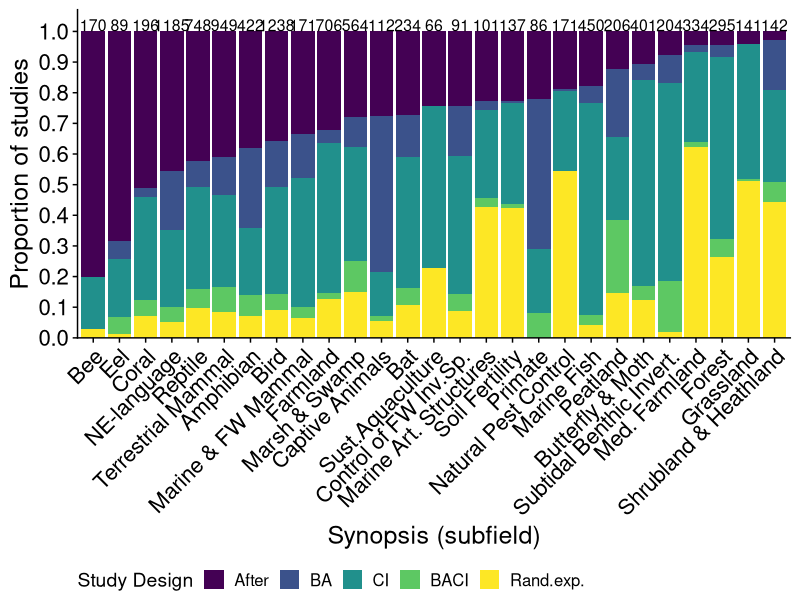
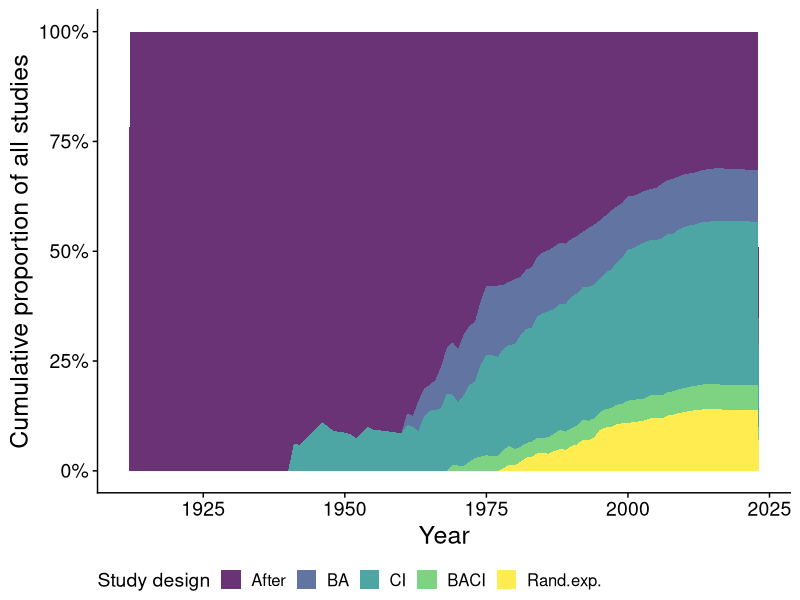

Write R code to recreate these figures, in order.
#######################################################################################################
############################# Code for creating plots of basic analyses ###############################
#######################################################################################################

# Load libraries
library(tidyverse)
library(dplyr)
library(readxl)
library(ggplot2)
library(viridis)
library(cowplot)
library(tidyr)

df <- read_xlsx("CE_Database_Publication.xlsx")  # Load your dataset
df_ne <- read_xlsx("NonEnglish_Database_Publication.xlsx")

str(df)
str(df_ne)

# Convert categorical variables to factors
df$synopsis <- as.factor(df$synopsis)

df$study.design <- as.factor(df$study.design)
df_ne$study.design <- as.factor(df_ne$Study_design)

df$country <- as.character(df$country)
df_ne$country <- as.character(df_ne$Country)

df$continent <- as.factor(df$continent)
df_ne$continent <- as.factor(df_ne$Continent)

unique(df$country)
unique(df_ne$country)
unique(df$continent)
unique(df_ne$continent)

# Ensure year and lat/long is numeric
df$year <- as.numeric(as.character(df$year))
df_ne$year <- as.numeric(as.character(df_ne$Year))

df$lat <- as.numeric(as.character(df$lat))
df$long <- as.numeric(as.character(df$long))

df_ne$lat <- as.numeric(as.character(df_ne$Lat))
df_ne$long <- as.numeric(as.character(df_ne$Long))

length(unique(df$study.ID))
df_ne <- df_ne %>% rename(study.ID = `Paper ID`)
length(unique(df_ne$study.ID))


df -> df_analysis
df_ne -> df_ne_analysis

# recode study design names
df_analysis$study.design.grouped <- dplyr::recode(df_analysis$study.design,
                                                  'After' = 'After',
                                                  'Before-After' = 'BA',
                                                  'BACI' = 'BACI',
                                                  'R-BACI' = 'Rand.exp.',
                                                  'Paired BACI' = 'BACI',
                                                  'Paired R-BACI' = 'Rand.exp.',
                                                  'Control-Impact' = 'CI',
                                                  'Paired Control-Impact' = 'CI',
                                                  'RCT' = 'Rand.exp.',
                                                  'Paired RCT' = 'Rand.exp.'
)

df_analysis <- droplevels(df_analysis)
unique(df_analysis$study.design.grouped)

unique(df_ne_analysis$study.design)
df_ne_analysis$study.design.grouped <- dplyr::recode(df_ne_analysis$study.design,
                                                     'After' = 'After',
                                                     'Before-After' = 'BA',
                                                     'Control-Impact' = 'CI',
                                                     'BACI' = 'BACI',
                                                     'RCT' = 'Rand.exp.'
)
df_ne_analysis <- droplevels(df_ne_analysis)

unique(df_ne_analysis$study.design.grouped)

#relevel factors
df_analysis$study.design.grouped <- factor(df_analysis$study.design.grouped,
                                           levels = c("After", "BA", "CI", "BACI", "Rand.exp."))

df_analysis <- droplevels(df_analysis)

df_ne_analysis$study.design.grouped <- factor(df_ne_analysis$study.design.grouped,
                                              levels = c("After", "BA", "CI", "BACI", "Rand.exp."))

df_ne_analysis <- droplevels(df_ne_analysis)

unique(df_ne_analysis$study.design.grouped)
unique(df_analysis$study.design.grouped)

#check non-E languages
unique(df_ne_analysis$Language)

#select key data
df_analysis_short <- df_analysis %>% select(study.ID, synopsis, year, study.design.grouped, continent, country, lat, long)
df_ne_analysis$synopsis <- "Non-English language"
df_ne_analysis_short <- df_ne_analysis %>% select(study.ID, year, synopsis, study.design.grouped, continent, country, lat, long)
str(df_analysis_short)
str(df_ne_analysis_short)

#combine into one dataset
df_analysis_all <- rbind(df_analysis_short, df_ne_analysis_short)
unique(df_analysis_all$study.design.grouped)
str(df_analysis_all)


###################################################################################################
############################## BUILD PLOTS ########################################################
###################################################################################################


# calculate the proportion of each study design within each synopsis,
# and also gets the total number of studies for each synopsis.
plot_data <- df_analysis_all %>%
  # Count the occurrences of each study design within each synopsis
  count(synopsis, study.design.grouped, name = "n_studies") %>%
  
  # Group by synopsis to calculate proportions and totals
  group_by(synopsis) %>%
  mutate(
    proportion = n_studies / sum(n_studies),
    total_studies = sum(n_studies)
  ) %>%
  ungroup()

#remove words after 'conservation' (including the word conservation) in synopsis for plotting
plot_data$synopsis <- gsub(" Conservation.*", "", plot_data$synopsis)

#shorten some long synopsis names
plot_data$synopsis <- gsub("Management of ", "", plot_data$synopsis)
plot_data$synopsis <- gsub(" and ", " & ", plot_data$synopsis)
plot_data$synopsis <- gsub("Freshwater", "FW", plot_data$synopsis)
plot_data$synopsis <- gsub("Invasive Species", "Inv.Sp.", plot_data$synopsis)
plot_data$synopsis <- gsub("Biodiversity of ", "", plot_data$synopsis)
plot_data$synopsis <- gsub("Invertebrate", "Invert.", plot_data$synopsis)
plot_data$synopsis <- gsub("Mediterranean", "Med.", plot_data$synopsis)
plot_data$synopsis <- gsub("Artificial", "Art.", plot_data$synopsis)
plot_data$synopsis <- gsub("Non-English ", "NE-", plot_data$synopsis)
plot_data$synopsis <- gsub("Sustainable ", "Sust.", plot_data$synopsis)

unique(plot_data$synopsis)
# --- Determine the Order of Synopses ---

# sort names by the proportion of the "After" study design in descending order.
synopsis_order <- plot_data %>%
  filter(study.design.grouped == "After") %>%
  arrange(desc(proportion)) %>%
  pull(synopsis)


# --- Create the Plot ---

ggplot(plot_data, aes(x = factor(synopsis, levels = synopsis_order), y = proportion, fill = study.design.grouped)) +
  
  # Create the stacked bars
  geom_bar(stat = "identity", position = "stack") +
  
  # Add the text labels for the total counts at the top of each bar
  geom_text(
    # separate, distinct dataset for the labels to avoid duplicates
    data = distinct(plot_data, synopsis, total_studies),
    aes(x=synopsis,label = total_studies, y = 1.02), # Position the labels just above the bars
    size = 4, # Adjust size as needed
    inherit.aes = FALSE # prevent mapping conflicts
  ) +
  scale_fill_viridis_d(name = "Study Design", option = "D") +
  
  # Adjust y-axis to make space for the text labels
  scale_y_continuous(expand = expansion(mult = c(0, 0.05)), breaks=seq(0,1,0.1)) +
  
  # Add labels and title
  labs(
    x = "Synopsis (subfield)",
    y = "Proportion of studies"
  ) +
  
  # move the legend to the bottom
  theme_cowplot() +
  theme(
    axis.text.x = element_text(angle = 45, hjust = 1,size=16),
    axis.text.y = element_text(size=16),
    axis.title.x = element_text(size=18),
    axis.title.y = element_text(size=18),
    legend.position = "bottom",
    plot.title = element_text(face = "bold")
  )


###################################################################################
######################## Plot cumulative studies over time ########################
###################################################################################

# --- Data Preparation for Cumulative Proportions ---

# 1. Get annual counts for each study design, ensuring all combinations exist.
design_annual_counts <- df_analysis_all %>%
  count(year, study.design.grouped) %>%
  complete(year, study.design.grouped, fill = list(n = 0))

# 2. Calculate the cumulative count for EACH study design over time.
design_cum_counts <- design_annual_counts %>%
  arrange(year) %>%
  group_by(study.design.grouped) %>%
  mutate(cum_design_n = cumsum(n)) %>%
  ungroup()

# 3. Calculate the TOTAL cumulative count of ALL studies over time.
total_cum_counts <- design_annual_counts %>%
  group_by(year) %>%
  summarise(total_n = sum(n)) %>%
  arrange(year) %>%
  mutate(total_cum_n = cumsum(total_n))

# 4. Join the datasets and calculate the cumulative proportion.
plot_data <- design_cum_counts %>%
  left_join(total_cum_counts, by = "year") %>%
  # Avoid division by zero for years before any studies were published
  filter(total_cum_n > 0) %>%
  mutate(cum_prop = cum_design_n / total_cum_n)

# --- Create the Stacked Area Chart ---

cum_prop_plot <- ggplot(plot_data, aes(x = year, y = cum_prop, fill = study.design.grouped)) +
  # Use position = "stack" to stack the areas on top of each other
  geom_area(position = "stack", alpha = 0.8) +
  scale_y_continuous(labels = scales::percent_format()) + # Format y-axis as percentage
  labs(
    x = "Year",
    y = "Cumulative proportion of all studies",
    fill = "Study design"
  ) +
  scale_fill_viridis_d(option = "D") + # Use a colorblind-friendly palette
  theme_cowplot() +
  theme(
    plot.title = element_text(hjust = 0.5, size = 20),
    axis.title = element_text(size = 18),
    axis.text = element_text(size = 14),
    legend.title = element_text(size = 14),
    legend.text = element_text(size = 12),
    legend.position = "bottom"
  )

# Display the plot
print(cum_prop_plot)


